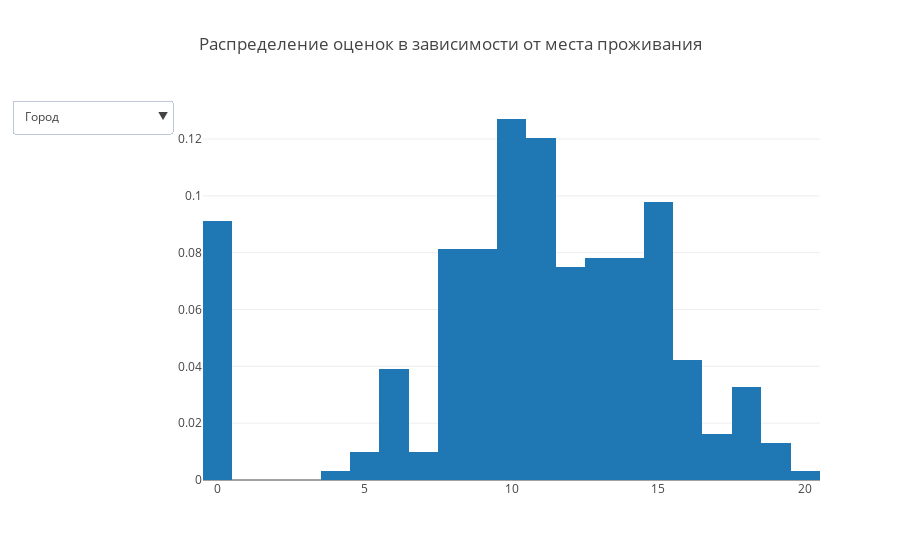

The notebook cell this image was saved under:
### Markdown cell above
**График 6.** С использованием библиотеки Plotly построим распределение оценок студентов живущих в сельской местности и в городе. В анализе участвуют две дискретные целые переменные, цель данной визуализации посмотреть распределение оценок в зависимости от места жительства. Для этих целей выбран scatter plot отображающий зависимости между двумя переменными (с возможностью выбора типа места проживания (сельская местность или город)).

### Code cell
traces = []
for address_ in ['U', 'R']:
    traces.append(
        go.Histogram(
            x=data[data.address== address_].G3,
            histnorm='probability', 
            name = address_, 
            visible = (address_ == 'U'))
    )
    
layout = go.Layout(
    title='Распределение оценок в зависимости от места проживания',
    updatemenus=list([
        dict(
            x=-0.05,
            y=1,
            yanchor='top',
            buttons=list([
                dict(
                    args=['visible', [True] + [False]],
                    label='Город',
                    method='restyle'
                ),
                dict(
                    args=['visible', [False] + [True]],
                    label='Сельская местность',
                    method='restyle'
                ),
                
            ]),
        )
    ]),
)

fig = {'data': traces, 'layout': layout}
iplot(fig, show_link=False)

### Figure 1 — Plotly figure (JSON) as saved in the notebook; plotly's stock layout.template omitted (floating-point values rounded to 4 significant figures; data arrays with more than 128 entries replaced by an {"elided": "..."} marker saying what was removed)
{"data": [{"histnorm": "probability", "name": "U", "type": "histogram", "uid": "a8c6a445-8ddc-4f6f-862d-1ed9eb7a0f61", "visible": true, "x": {"elided": "307 int values"}}, {"histnorm": "probability", "name": "R", "type": "histogram", "uid": "e105f1b1-ab90-475e-a161-9360eaac6b23", "visible": false, "x": [8, 16, 15, 11, 13, 11, 8, 16, 5, 10, 15, 13, 10, 9, 8, 0, 18, 0, 0, 0, 10, 8, 13, 10, 15, 0, 7, 7, 9, 10, 10, 10, 6, 11, 7, 10, 6, 7, 11, 11, 12, 5, 8, 12, 12, 17, 11, 0, 14, 9, 12, 18, 14, 12, 11, 10, 11, 10, 14, 0, 13, 10, 16, 13, 8, 8, 11, 13, 13, 12, 12, 10, 0, 11, 12, 5, 19, 10, 10, 10, 7, 0, 5, 10, 6, 0, 7, 10]}], "layout": {"title": "Распределение оценок в зависимости от места проживания", "updatemenus": [{"buttons": [{"args": ["visible", [true, false]], "label": "Город", "method": "restyle"}, {"args": ["visible", [false, true]], "label": "Сельская местность", "method": "restyle"}], "x": -0.05, "y": 1, "yanchor": "top"}]}}
